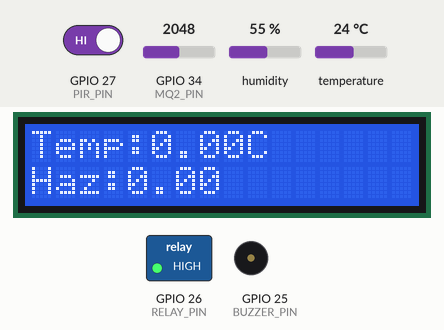
Recording of a sketch running on a simulated ESP32. Shown: 16×2 character LCD, switched loads named in the sketch (green lamp = pin HIGH), buzzer (waves = sounding, pin HIGH). Inputs (shaded band) come from the test bench; at power-on: temperature 24 °C, GPIO 34 (MQ2_PIN) = 2048, GPIO 27 (PIR_PIN) HIGH, humidity 55 %. WiFi joins after 1.5 s; servers stay silent unless stated; web services answer with replies made up by the test bench.

Above: at 2.7 s.
2.8 s: temperature set to 12 °C
At 6.2 s:
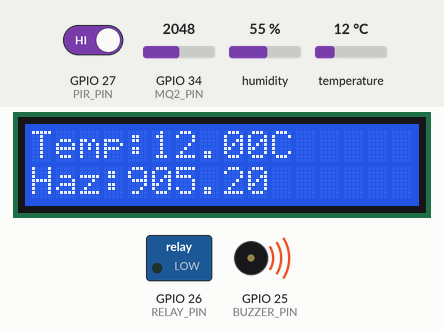
7.1 s: GPIO 34 (MQ2_PIN) set to 2866
At 12.2 s:
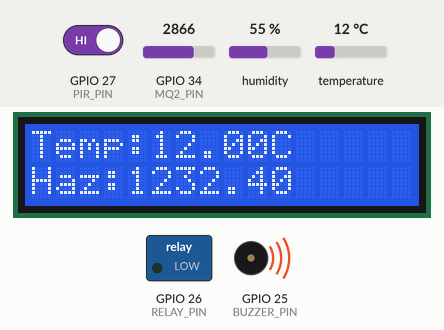
13.1 s: GPIO 27 (PIR_PIN) driven LOW
At 18.2 s:
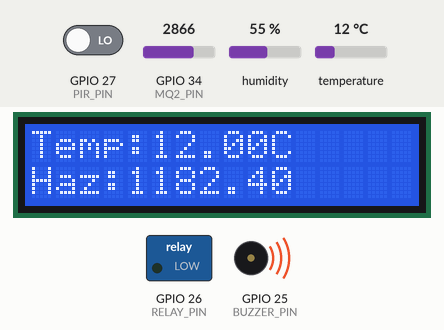
19.1 s: temperature set to 19 °C
At 23.1 s:
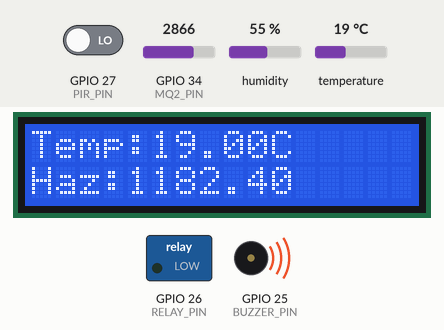
25.1 s: GPIO 34 (MQ2_PIN) set to 3603
At 30.4 s:
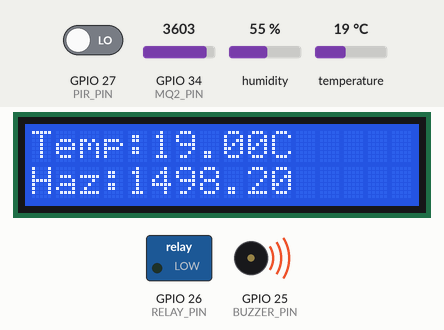
31.1 s: GPIO 27 (PIR_PIN) driven HIGH
At 36.4 s:
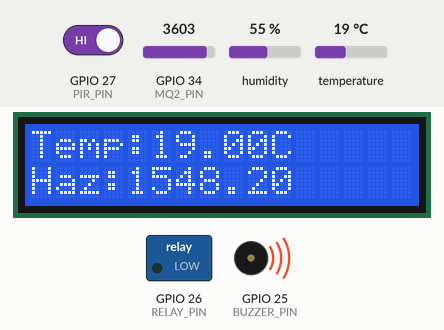
Timing chart, 0 to 37.9 s (numbered marks = the images above; inputs shaded):
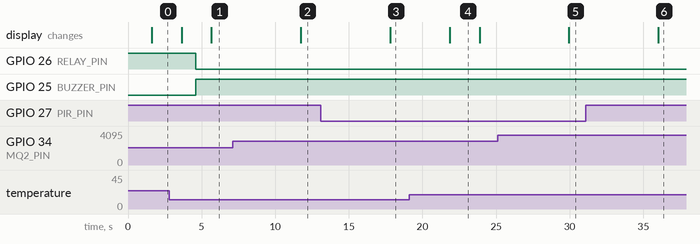

Measured:
- after the input at 7.1 s, the display: changes after 4.6 s (image 2)
- after the input at 13.1 s, the display: changes after 4.7 s (image 3)
- after the input at 19.1 s, the display: changes after 2.7 s (image 4)
- after the input at 25.1 s, the display: changes after 4.8 s (image 5)
- after the input at 31.1 s, the display: changes after 4.9 s (image 6)
- what the display in image 4 shows lasts 2.1 s, from 21.8 s to 23.9 s

The sketch:

main.ino
```cpp
#include <WiFi.h>
#include <HTTPClient.h>
#include <DHT.h>
#include <LiquidCrystal_I2C.h>

// ----------- PIN DEFINITIONS -----------
#define DHTPIN 4
#define DHTTYPE DHT11

#define MQ2_PIN 34
#define PIR_PIN 27
#define RELAY_PIN 26
#define BUZZER_PIN 25

// ----------- OBJECTS -----------
DHT dht(DHTPIN, DHTTYPE);
LiquidCrystal_I2C lcd(0x27, 16, 2);

// ----------- WIFI & THINGSPEAK -----------
const char* ssid = "YOUR_WIFI_NAME";
const char* password = "YOUR_WIFI_PASSWORD";
String apiKey = "YOUR_THINGSPEAK_API_KEY";
const char* server = "http://api.thingspeak.com/update";

// ----------- GLOBAL VARIABLES -----------
float temperature = 0;
float humidity = 0;
int smokeValue = 0;
int pirValue = 0;
float hazardIndex = 0;

// ----------- SENSOR TASK -----------
void SensorTask(void *pvParameters) {
  while (1) {
    temperature = dht.readTemperature();
    humidity = dht.readHumidity();
    smokeValue = analogRead(MQ2_PIN);
    pirValue = digitalRead(PIR_PIN);
    vTaskDelay(2000 / portTICK_PERIOD_MS);
  }
}

// ----------- DECISION TASK -----------
void DecisionTask(void *pvParameters) {
  while (1) {
    hazardIndex = (smokeValue * 0.4) + (temperature * 3) + (pirValue * 50);

    if (hazardIndex > 300) {
      digitalWrite(RELAY_PIN, LOW);
      digitalWrite(BUZZER_PIN, HIGH);
    } else {
      digitalWrite(RELAY_PIN, HIGH);
      digitalWrite(BUZZER_PIN, LOW);
    }

    vTaskDelay(3000 / portTICK_PERIOD_MS);
  }
}

// ----------- DISPLAY TASK -----------
void DisplayTask(void *pvParameters) {
  while (1) {
    lcd.clear();
    lcd.setCursor(0, 0);
    lcd.print("Temp:");
    lcd.print(temperature);
    lcd.print("C");

    lcd.setCursor(0, 1);
    lcd.print("Haz:");
    lcd.print(hazardIndex);

    vTaskDelay(2000 / portTICK_PERIOD_MS);
  }
}

// ----------- CLOUD TASK -----------
void CloudTask(void *pvParameters) {
  while (1) {
    if (WiFi.status() == WL_CONNECTED) {
      HTTPClient http;
      String url = String(server) + "?api_key=" + apiKey +
                   "&field1=" + String(temperature) +
                   "&field2=" + String(humidity) +
                   "&field3=" + String(smokeValue) +
                   "&field4=" + String(hazardIndex);

      http.begin(url);
      http.GET();
      http.end();
    }
    vTaskDelay(15000 / portTICK_PERIOD_MS);
  }
}

// ----------- SETUP -----------
void setup() {
  Serial.begin(115200);

  pinMode(RELAY_PIN, OUTPUT);
  pinMode(BUZZER_PIN, OUTPUT);
  pinMode(PIR_PIN, INPUT);

  digitalWrite(RELAY_PIN, HIGH);
  digitalWrite(BUZZER_PIN, LOW);

  lcd.init();
  lcd.backlight();
  dht.begin();

  WiFi.begin(ssid, password);
  while (WiFi.status() != WL_CONNECTED) {
    delay(500);
  }

  xTaskCreate(SensorTask, "SensorTask", 4096, NULL, 1, NULL);
  xTaskCreate(DecisionTask, "DecisionTask", 4096, NULL, 2, NULL);
  xTaskCreate(DisplayTask, "DisplayTask", 4096, NULL, 1, NULL);
  xTaskCreate(CloudTask, "CloudTask", 4096, NULL, 1, NULL);
}

void loop() {
  // Empty loop (FreeRTOS handles everything)
}
```
